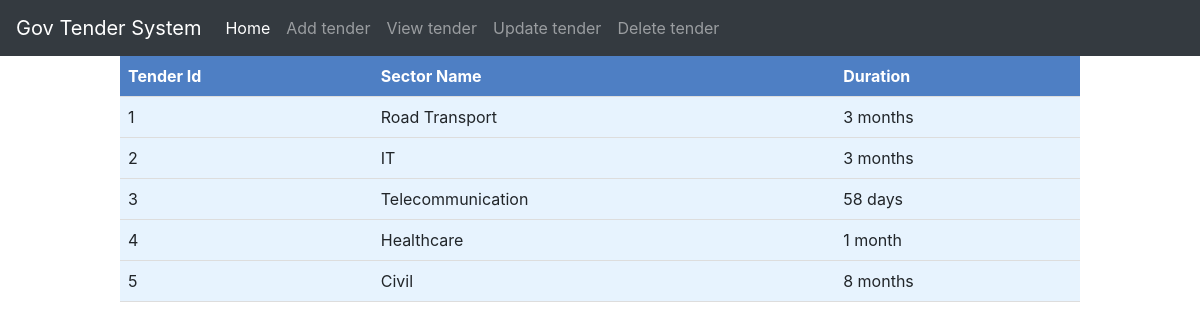
/managet, run on the app's committed database.
### home/models.py (models this page shows)
class tender(models.Model):
    t_id = models.CharField(max_length=10)
    sector_name = models.CharField(max_length=25)
    Time_dur = models.CharField(max_length=25)
    price = models.CharField(max_length=20)
    Start_date = models.CharField(max_length=10)
    end_date = models.CharField(max_length=10)
    Address = models.CharField(max_length=50)
    city = models.CharField(max_length=15)
    state = models.CharField(max_length=20)
    pin = models.CharField(max_length=10)
    descreption = models.CharField(max_length=100)

### home/views.py (the view)
# urls.py: path('managet',views.managet,name='managet'),
def managet(request):
    allTenders = tender.objects.all()
    return render(request,'managet.html',{"allTenders":allTenders})

### templates/managet.html (shortened to what this page needs)
<!doctype html>
<html lang="en">
  <head>
    <link rel="stylesheet" href="https://cdn.jsdelivr.net/npm/bootstrap@4.3.1/dist/css/bootstrap.min.css">
  </head>
  <body>
    <nav class="navbar navbar-expand-lg navbar-dark bg-dark">
        <a class="navbar-brand" href="#">Gov Tender System</a>
        <div class="collapse navbar-collapse" id="navbarNav">
          <ul class="navbar-nav">
            <li class="nav-item active">
              <a class="nav-link" href="#">Home <span class="sr-only">(current)</span></a>
            </li>
            <li class="nav-item">
              <a class="nav-link" data-toggle="modal" data-target="#tenderModal">Add tender</a>
            </li>
            <li class="nav-item">
              <a class="nav-link" data-toggle="modal" data-target="#viewModal">View tender</a>
            </li>
            <li class="nav-item">
              <a class="nav-link" data-toggle="modal" data-target="#viewModal">Update tender</a>
            </li>
            <li class="nav-item">
              <a class="nav-link" data-toggle="modal" data-target="#delModal">Delete tender</a>
            </li>
          </ul>
        </div>
      </nav>
  <div class="table-container">
    <table>
      <tr>
        <th>Tender Id</th>
        <th>Sector Name</th>
        <th>Duration</th>
      </tr>
      {%for record in allTenders %}
      <tr>
        <td>{{record.t_id}}</td>
        <td>{{record.sector_name}}</td>
        <td>{{record.Time_dur}}</td>
      </tr>
      {% endfor %}
    </table>
  </div>
  </body>
</html>

### data on the page
tender: t_id "1", sector_name "Road Transport", Time_dur "3 months"
tender: t_id "2", sector_name "IT", Time_dur "3 months"
tender: t_id "3", sector_name "Telecommunication", Time_dur "58 days"
tender: t_id "4", sector_name "Healthcare", Time_dur "1 month"
tender: t_id "5", sector_name "Civil", Time_dur "8 months"
